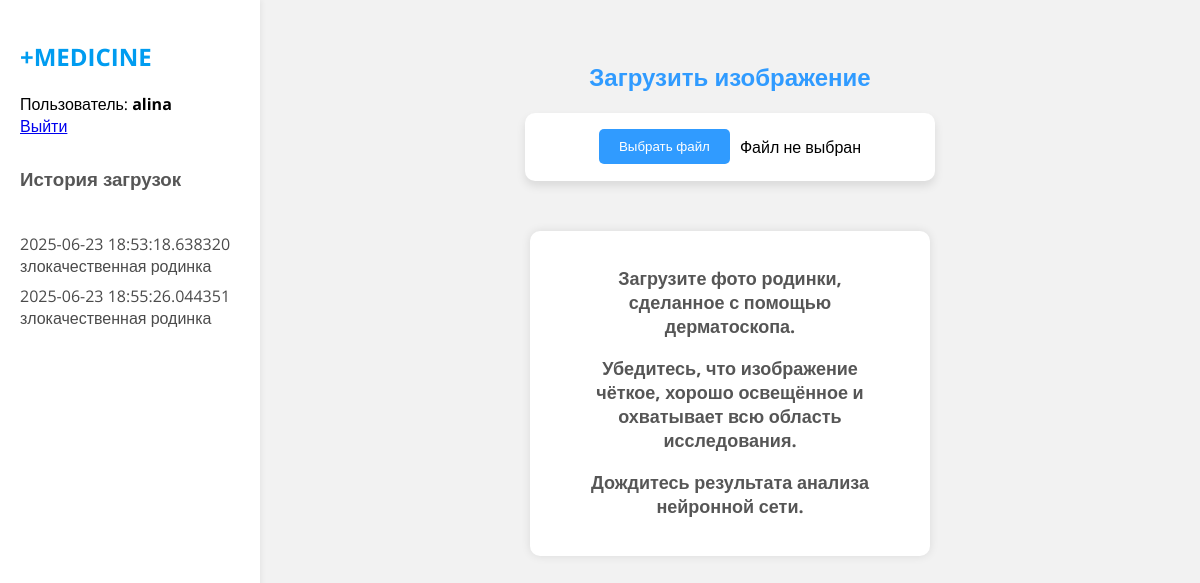
The app's page / (signed in) with its own data.
### app.py (models this page shows, shortened)
class User(UserMixin, db.Model):
    id = db.Column(db.Integer, primary_key=True)
    username = db.Column(db.String(64), unique=True, nullable=False)
    password_hash = db.Column(db.String(128), nullable=False)
    uploads = db.relationship('Upload', backref='user', lazy=True)

class Upload(db.Model):
    id = db.Column(db.Integer, primary_key=True)
    filename = db.Column(db.String(128), nullable=False)
    image_path = db.Column(db.String(256), nullable=False)
    diagnosis = db.Column(db.String(64), nullable=False)
    date = db.Column(db.DateTime, nullable=False)
    outputs = db.Column(db.PickleType)
    user_id = db.Column(db.Integer, db.ForeignKey('user.id'), nullable=False)

### app.py (the view)
@app.route('/')
@login_required
def index():
    user_uploads = Upload.query.filter_by(user_id=current_user.id).order_by(Upload.date.desc()).limit(10).all()
    return render_template('index.html', history=user_uploads, current_user=current_user)

### app.py (called while the page is built)
@login_manager.user_loader
def load_user(user_id):
    return User.query.get(int(user_id))

### templates/index.html (shortened to what this page needs)
<!DOCTYPE html>
<html lang="ru">
<head>
    <link rel="stylesheet" href="{{ url_for('static', filename='css/style.css') }}">
</head>
<body>
    <div class="container">
        <aside class="sidebar">
            <h1 class="logo">+MEDICINE</h1>
            <div style="margin-bottom: 10px;">
                {% if current_user.is_authenticated %}
                    <span>Пользователь: <b>{{ current_user.username }}</b></span><br>
                    <a href="{{ url_for('logout') }}">Выйти</a>
                {% else %}
                    <a href="{{ url_for('login') }}">Войти</a>
                {% endif %}
            </div>
            <h3 class="history-title">История загрузок</h3>
            <ul class="history-list">
                {% if history %}
                    {% for item in history|reverse %}
                        <li class="history-item" onclick="showHistoryItem('{{ item.image_path }}', '{{ item.diagnosis }}')">
                            <span class="history-date">{{ item.date }}</span><br>
                            <span class="history-diagnosis {{ 'malignant' if item.diagnosis == 'злокачественная родинка' else 'benign' }}">
                                {{ item.diagnosis }}
                            </span>
                        </li>
                    {% endfor %}
                {% else %}
                    <li class="history-item">Нет данных</li>
                {% endif %}
            </ul>
        </aside>
        <main class="main-content">
            <h2>Загрузить изображение</h2>
            <div class="upload-section">
                <button id="chooseFileButton" class="button">Выбрать файл</button>
                <span id="fileName">Файл не выбран</span>
            </div>
            <div class="result" id="resultSection">
                <p>Загрузите фото родинки, сделанное с помощью дерматоскопа.</p>
                <p>Убедитесь, что изображение чёткое, хорошо освещённое и охватывает всю область исследования.</p>
                <p>Дождитесь результата анализа нейронной сети.</p>
            </div>
        </main>
    </div>
</body>
</html>

### static/css/style.css (style rules this page uses)
html, body { height: 100%; margin: 0; font-family: 'Open Sans', sans-serif; background-color: #F2F2F2; }
.container { display: flex; height: 100vh; }
.sidebar { width: 220px; background-color: #fff; padding: 20px; box-shadow: 2px 0 5px rgba(0,0,0,0.05); display: flex; flex-direction: column; justify-content: flex-start; }
.logo { color: #009cf0; margin-bottom: 20px; }
.sidebar h3 { color: #565656; }
.sidebar ul { list-style: none; padding-left: 0; }
.sidebar li { margin: 8px 0; color: #4B4B4B; }
.main-content { flex: 1; padding: 40px; text-align: center; }
.main-content h2 { color: #309BFF; }
.upload-section { margin: 20px 0; background-color: #fff; box-shadow: 0px 5px 10px 0px #0000001A; width: 410px; height: 68px; border-radius: 10px; margin-left: auto; margin-right: auto; display: flex; align-items: center; justify-content: center; }
.upload-section button { background-color: #309BFF; color: white; padding: 10px 20px; border: none; cursor: pointer; margin-right: 10px; border-radius: 5px; }
.result { background-color: white; display: inline-block; padding: 20px 50px; border-radius: 10px; box-shadow: 0px 0px 10px rgba(0,0,0,0.1); margin-top: 30px; max-width: 300px; color: #565656; }
.result p { margin-top: 10px; font-weight: bold; }
#resultSection p { margin-top: 15px; font-weight: bold; font-size: 18px; }

### records on screen
User: username "alina"
Upload: date "2025-06-23 18:53:18.638320", diagnosis "злокачественная родинка"
Upload: date "2025-06-23 18:55:26.044351", diagnosis "злокачественная родинка"
